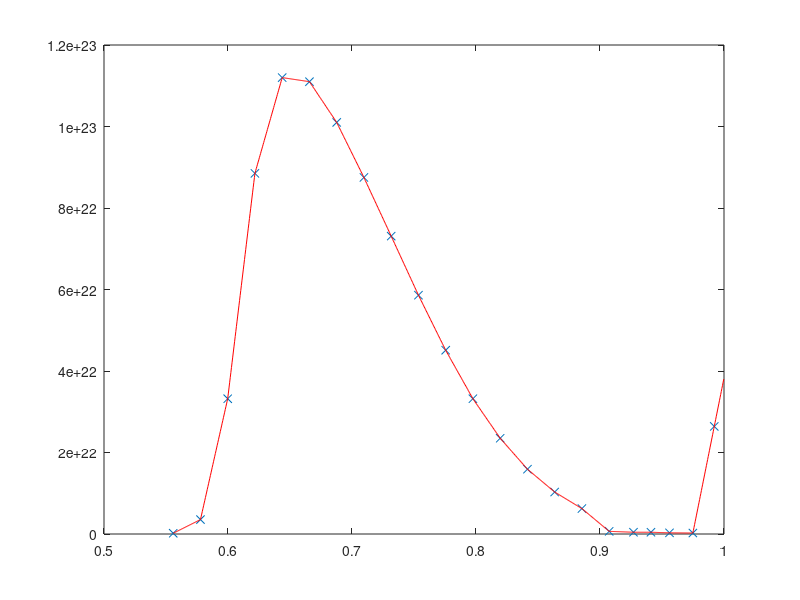

MATLAB code to generate this figure: (Note: this script raises an error after producing the figure.)
mat=[0.186E+21 0.5448
0.354E+22 0.5668
0.332E+23 0.5888
0.885E+23 0.6107
0.112E+24 0.6327
0.111E+24 0.6547
0.101E+24 0.6767
0.875E+23 0.6986
0.731E+23 0.7206
0.586E+23 0.7426
0.451E+23 0.7646
0.332E+23 0.7865
0.235E+23 0.8085
0.159E+23 0.8305
0.103E+23 0.8525
0.624E+22 0.8744
0.651E+21 0.8964
0.431E+21 0.9184
0.432E+21 0.9356
0.290E+21 0.9466
0.241E+21 0.9655
0.264E+23 0.9843
];

% values are for the middle of the inveral, so shift the x values

len = size(mat,1);
for i=1:size(mat,1)-1
    mat(i,2)=mat(i,2) + 0.5*(mat(i+1,2)-mat(i,2));
    
end
% last point is special
mat(len,2)=mat(len,2) + 0.5*(1.0-mat(len,2));
    
%interpolate
range=mat(1,2):0.0005:1.0;
yi = interp1(mat(:,2), mat(:,1), range,'linear','extrap');

plot(mat(:,2), mat(:,1),'x')
hold on
plot(range, yi, 'r-')



range = (1.0-range)*6371;

format longeng
A=[yi(length(yi):-1:1)' range(length(range):-1:1)']

save radial_visc.txt A -ASCII
